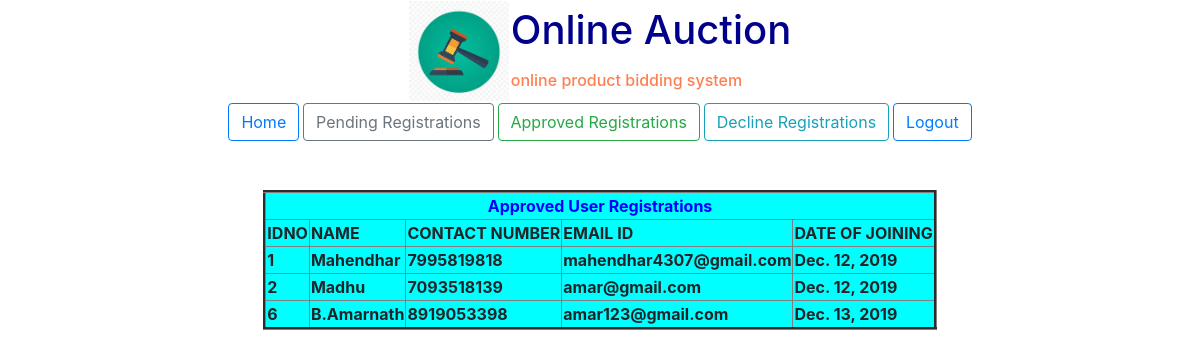
The app's page /b_admin/approved_reg/ with its own data.
### user/models.py (models this page shows)
class UserModel(models.Model):
    id=models.AutoField(primary_key=True)
    name=models.CharField(max_length=100)
    contact=models.IntegerField(unique=True)
    email=models.EmailField(unique=True)
    password=models.CharField(max_length=100)
    status=models.CharField(max_length=4)
    doj=models.DateField(auto_now_add=True)

### b_admin/views.py (the view)
# urls.py: path('approved_reg/',views.approved_reg,name="approved_reg"),
def approved_reg(request):
    qs = UserModel.objects.filter(status="approved")
    return render(request,"b_admin template/approve_reg.html",{"data":qs})

### templates/b_admin template/approve_reg.html (shortened to what this page needs)
<!doctype html>
<html lang="en">
  <head>
    <link rel="stylesheet" href="https://stackpath.bootstrapcdn.com/bootstrap/4.4.1/css/bootstrap.min.css">
  </head>
  <body>
    {% include 'head.html' %}
    {% include 'b_admin template/admin_menu.html' %}
    <br><br>
  <table align="center" bgcolor="aqua" border="3">
        <tr>
            <th colspan="8" style="text-align: center;color: blue">Approved User Registrations</th>
        </tr>
      <tr>
          <th>IDNO</th>
          <th>NAME</th>
          <th>CONTACT NUMBER</th>
          <th>EMAIL ID</th>
          <th>DATE OF JOINING</th>
      </tr>
      {% for x in data %}
          <tr>
            <th>{{ x.id }}</th>
            <th>{{ x.name }}</th>
            <th>{{ x.contact }}</th>
            <th>{{ x.email }}</th>
            <th>{{ x.doj }}</th>
          </tr>
      {% endfor %}
  </table>
  </body>
</html>

### records on screen
UserModel: id "1", name "Mahendhar", contact "7995819818", email "mahendhar4307@gmail.com", doj "Dec. 12, 2019"
UserModel: id "2", name "Madhu", contact "7093518139", email "amar@gmail.com", doj "Dec. 12, 2019"
UserModel: id "6", name "B.Amarnath", contact "8919053398", email "amar123@gmail.com", doj "Dec. 13, 2019"
